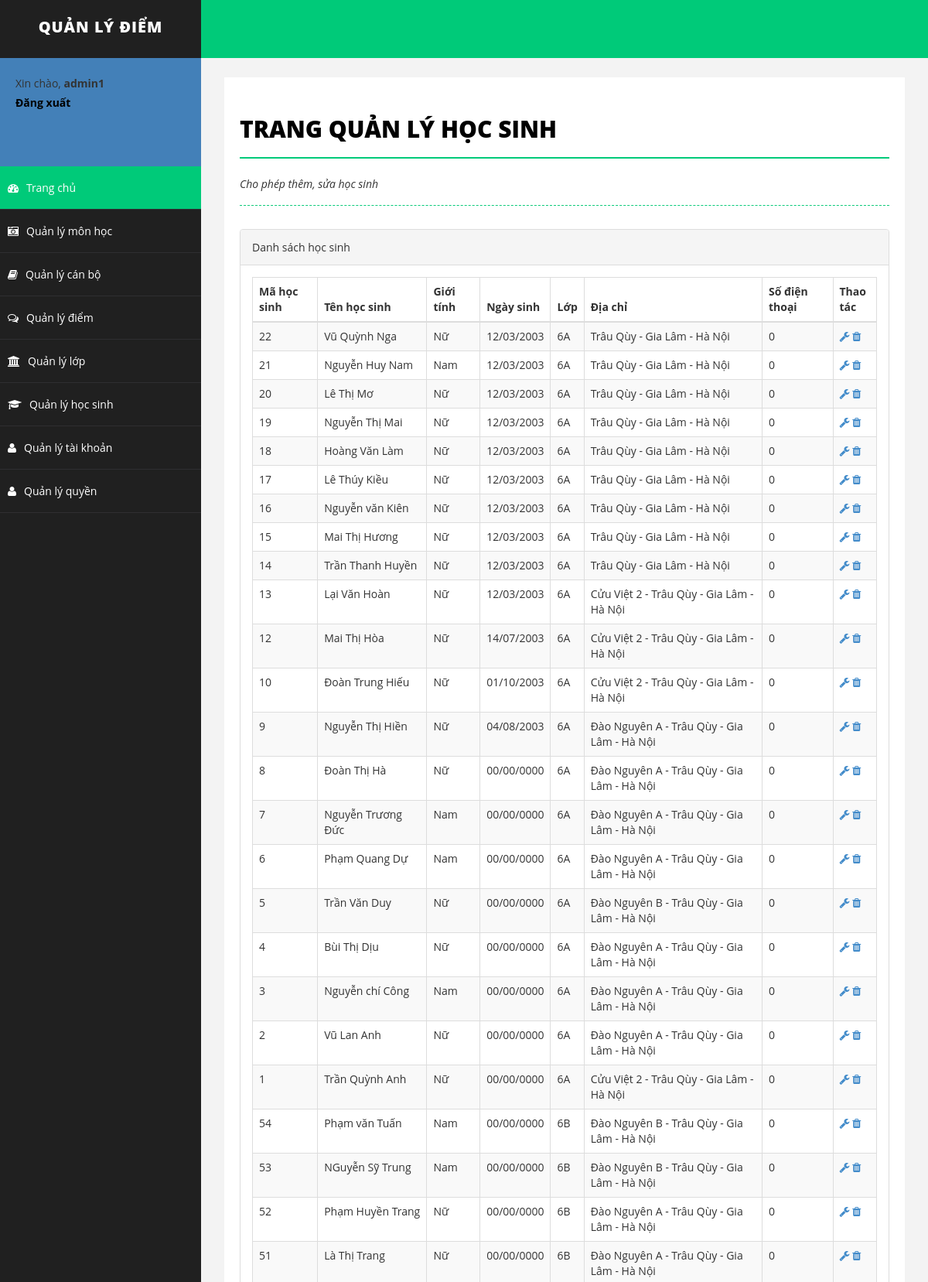
Page /admin/index.php?trang=hocsinh (signed in, upper part) on the committed database.
### tables this page shows
CREATE TABLE IF NOT EXISTS `hocsinh` (
  `hs_mahs` int(11) NOT NULL AUTO_INCREMENT,
  `hs_malop` int(11) NOT NULL,
  `hs_hoten` text NOT NULL,
  `hs_ngaysinh` date NOT NULL,
  `hs_diachi` text NOT NULL,
  `hs_gioitinh` tinyint(1) NOT NULL,
  `hs_sdt` int(12) NOT NULL,
  PRIMARY KEY (`hs_mahs`)
);

CREATE TABLE IF NOT EXISTS `lop` (
  `l_malop` int(11) NOT NULL AUTO_INCREMENT,
  `l_magiaovien` int(11) NOT NULL,
  `l_tenlop` text NOT NULL,
  `l_phong` text NOT NULL,
  PRIMARY KEY (`l_malop`)
);

### admin/include/qlhocsinh.php (the view, shortened to what this page needs)
<div id="wrapper">
           <div id="page-inner">
               <div class="row">
                   <div class="col-md-12">
                       <h1 class="page-head-line">Trang quản lý học sinh</h1>
                       <h1 class="page-subhead-line">Cho phép thêm, sửa học sinh</h1>
                   </div>
               </div>
               <div class="row">
                   <div class="col-md-12">
                      <div class="panel panel-default">
                       <div class="panel-heading">
                          Danh sách học sinh
                       </div>
                       <div class="panel-body">
					<table class="table table-striped table-bordered table-hover">
					<thead>
						<tr>
							<th>Mã học sinh</th>
							<th>Tên học sinh</th>
							<th>Giới tính</th>
							<th>Ngày sinh</th>
							<th>Lớp</th>
							<th>Địa chỉ</th>
							<th>Số điện thoại</th>
							<th>Thao tác</th>
						</tr>
					</thead>
					<tbody>
						<?php
							$sql = "select *, DATE_FORMAT(hs_ngaysinh,'%d/%m/%Y') as ns from hocsinh join lop on hs_malop=l_malop;";
							$kq=mysql_query($sql);
							while($row=mysql_fetch_array($kq)){
						?>
						<tr>
							<td><?php echo $row['hs_mahs']; ?></td>
							<td><?php echo $row['hs_hoten']; ?></td>
							<td><?php if($row['hs_gioitinh']) echo "Nam"; else echo 'Nữ'; ?></td>
							<td><?php echo $row['ns']; ?></td>
							<td><?php echo $row['l_tenlop']; ?></td>
							<td><?php echo $row['hs_diachi']; ?></td>
							<td><?php echo $row['hs_sdt']; ?></td>
							<td style="width:7%">
								<a href="?trang=hocsinh&action=modify&id=<?php echo $row['hs_mahs']; ?>"><i class="fa fa-wrench"></i></a>
								<a href="?trang=hocsinh&action=delete&id=<?php echo $row['hs_mahs']; ?>"><i class="fa fa-trash"></i></a>
							</td>
						</tr>
						<?php
							}
						?>
					</tbody>
				</table>
                   </div>
                          </div>
			</div>
               </div>
           </div>
   </div>

### admin/assets/css/basic.css (style rules this page uses)
body { font-family: 'Open Sans', 'Calibri','Times New Roman'; line-height:25px; }
#wrapper { width: 100%; background: #202020; }
#page-inner { width: 100%; margin: 10px 20px 10px 0px; background-color: #fff!important; padding: 10px; min-height: 1200px; }
.page-head-line { font-size: 30px; text-transform: uppercase; color: #000; font-weight: 800; padding-bottom: 20px; border-bottom: 2px solid #00CA79; margin-bottom: 10px; }
.page-subhead-line { font-size: 14px; padding-top: 5px; padding-bottom: 20px; font-style:italic; margin-bottom:30px; border-bottom:1px dashed #00CA79; }

### rows in the picture
hocsinh: hs_mahs "22", hs_hoten "Vũ Quỳnh Nga", hs_gioitinh "Nữ", ns "12/03/2003", lop.l_tenlop "6A", hs_diachi "Trâu Qùy - Gia Lâm - Hà Nội", hs_sdt "0"
hocsinh: hs_mahs "21", hs_hoten "Nguyễn Huy Nam", hs_gioitinh "Nam", ns "12/03/2003", lop.l_tenlop "6A", hs_diachi "Trâu Qùy - Gia Lâm - Hà Nội", hs_sdt "0"
hocsinh: hs_mahs "20", hs_hoten "Lê Thị Mơ", hs_gioitinh "Nữ", ns "12/03/2003", lop.l_tenlop "6A", hs_diachi "Trâu Qùy - Gia Lâm - Hà Nội", hs_sdt "0"
hocsinh: hs_mahs "19", hs_hoten "Nguyễn Thị Mai", hs_gioitinh "Nữ", ns "12/03/2003", lop.l_tenlop "6A", hs_diachi "Trâu Qùy - Gia Lâm - Hà Nội", hs_sdt "0"
hocsinh: hs_mahs "18", hs_hoten "Hoàng Văn Làm", hs_gioitinh "Nữ", ns "12/03/2003", lop.l_tenlop "6A", hs_diachi "Trâu Qùy - Gia Lâm - Hà Nội", hs_sdt "0"
hocsinh: hs_mahs "17", hs_hoten "Lê Thúy Kiều", hs_gioitinh "Nữ", ns "12/03/2003", lop.l_tenlop "6A", hs_diachi "Trâu Qùy - Gia Lâm - Hà Nội", hs_sdt "0"
hocsinh: hs_mahs "16", hs_hoten "Nguyễn văn Kiên", hs_gioitinh "Nữ", ns "12/03/2003", lop.l_tenlop "6A", hs_diachi "Trâu Qùy - Gia Lâm - Hà Nội", hs_sdt "0"
hocsinh: hs_mahs "15", hs_hoten "Mai Thị Hương", hs_gioitinh "Nữ", ns "12/03/2003", lop.l_tenlop "6A", hs_diachi "Trâu Qùy - Gia Lâm - Hà Nội", hs_sdt "0"
hocsinh: hs_mahs "14", hs_hoten "Trần Thanh Huyền", hs_gioitinh "Nữ", ns "12/03/2003", lop.l_tenlop "6A", hs_diachi "Trâu Qùy - Gia Lâm - Hà Nội", hs_sdt "0"
hocsinh: hs_mahs "13", hs_hoten "Lại Văn Hoàn", hs_gioitinh "Nữ", ns "12/03/2003", lop.l_tenlop "6A", hs_diachi "Cửu Việt 2 - Trâu Qùy - Gia Lâm - Hà Nội", hs_sdt "0"
hocsinh: hs_mahs "12", hs_hoten "Mai Thị Hòa", hs_gioitinh "Nữ", ns "14/07/2003", lop.l_tenlop "6A", hs_diachi "Cửu Việt 2 - Trâu Qùy - Gia Lâm - Hà Nội", hs_sdt "0"
hocsinh: hs_mahs "10", hs_hoten "Đoàn Trung Hiếu", hs_gioitinh "Nữ", ns "01/10/2003", lop.l_tenlop "6A", hs_diachi "Cửu Việt 2 - Trâu Qùy - Gia Lâm - Hà Nội", hs_sdt "0"
hocsinh: hs_mahs "9", hs_hoten "Nguyễn Thị Hiền", hs_gioitinh "Nữ", ns "04/08/2003", lop.l_tenlop "6A", hs_diachi "Đào Nguyên A - Trâu Qùy - Gia Lâm - Hà Nội", hs_sdt "0"
hocsinh: hs_mahs "8", hs_hoten "Đoàn Thị Hà", hs_gioitinh "Nữ", ns "00/00/0000", lop.l_tenlop "6A", hs_diachi "Đào Nguyên A - Trâu Qùy - Gia Lâm - Hà Nội", hs_sdt "0"
hocsinh: hs_mahs "7", hs_hoten "Nguyễn Trương Đức", hs_gioitinh "Nam", ns "00/00/0000", lop.l_tenlop "6A", hs_diachi "Đào Nguyên A - Trâu Qùy - Gia Lâm - Hà Nội", hs_sdt "0"
hocsinh: hs_mahs "6", hs_hoten "Phạm Quang Dự", hs_gioitinh "Nam", ns "00/00/0000", lop.l_tenlop "6A", hs_diachi "Đào Nguyên A - Trâu Qùy - Gia Lâm - Hà Nội", hs_sdt "0"
hocsinh: hs_mahs "5", hs_hoten "Trần Văn Duy", hs_gioitinh "Nữ", ns "00/00/0000", lop.l_tenlop "6A", hs_diachi "Đào Nguyên B - Trâu Qùy - Gia Lâm - Hà Nội", hs_sdt "0"
hocsinh: hs_mahs "4", hs_hoten "Bùi Thị Dịu", hs_gioitinh "Nữ", ns "00/00/0000", lop.l_tenlop "6A", hs_diachi "Đào Nguyên A - Trâu Qùy - Gia Lâm - Hà Nội", hs_sdt "0"
hocsinh: hs_mahs "3", hs_hoten "Nguyễn chí Công", hs_gioitinh "Nam", ns "00/00/0000", lop.l_tenlop "6A", hs_diachi "Đào Nguyên A - Trâu Qùy - Gia Lâm - Hà Nội", hs_sdt "0"
hocsinh: hs_mahs "2", hs_hoten "Vũ Lan Anh", hs_gioitinh "Nữ", ns "00/00/0000", lop.l_tenlop "6A", hs_diachi "Đào Nguyên A - Trâu Qùy - Gia Lâm - Hà Nội", hs_sdt "0"
hocsinh: hs_mahs "1", hs_hoten "Trần Quỳnh Anh", hs_gioitinh "Nữ", ns "00/00/0000", lop.l_tenlop "6A", hs_diachi "Cửu Việt 2 - Trâu Qùy - Gia Lâm - Hà Nội", hs_sdt "0"
hocsinh: hs_mahs "54", hs_hoten "Phạm văn Tuấn", hs_gioitinh "Nam", ns "00/00/0000", lop.l_tenlop "6B", hs_diachi "Đào Nguyên B - Trâu Qùy - Gia Lâm - Hà Nội", hs_sdt "0"
hocsinh: hs_mahs "53", hs_hoten "NGuyễn Sỹ Trung", hs_gioitinh "Nam", ns "00/00/0000", lop.l_tenlop "6B", hs_diachi "Đào Nguyên B - Trâu Qùy - Gia Lâm - Hà Nội", hs_sdt "0"
hocsinh: hs_mahs "52", hs_hoten "Phạm Huyền Trang", hs_gioitinh "Nữ", ns "00/00/0000", lop.l_tenlop "6B", hs_diachi "Đào Nguyên A - Trâu Qùy - Gia Lâm - Hà Nội", hs_sdt "0"
hocsinh: hs_mahs "51", hs_hoten "Là Thị Trang", hs_gioitinh "Nữ", ns "00/00/0000", lop.l_tenlop "6B", hs_diachi "Đào Nguyên A - Trâu Qùy - Gia Lâm - Hà Nội", hs_sdt "0"

### other values in the picture
$_SESSION['username'] "admin1"
